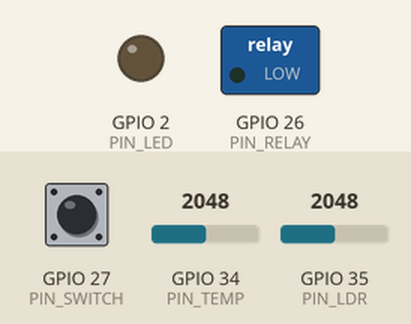
Recording of a sketch running on a simulated ESP32. Parts: switched loads named in the sketch (green lamp = pin HIGH), output pins drawn as LEDs (lit = HIGH). The inputs (shaded band) are chosen by the test bench; at power-on: GPIO 27 (PIN_SWITCH) HIGH, GPIO 34 (PIN_TEMP) = 2048, GPIO 35 (PIN_LDR) = 2048 (analog values on the 0–4095 scale). WiFi joins after 1.5 s; servers stay silent unless stated; uploads are accepted with an empty reply; what the sketch prints to the serial monitor is not drawn.

Above: at 0.1 s.
At 1.6 s:
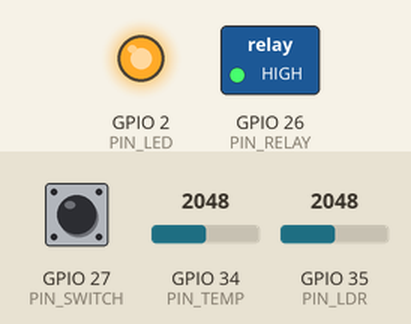
Timing chart, 0 to 3.1 s (numbered marks = the images above):
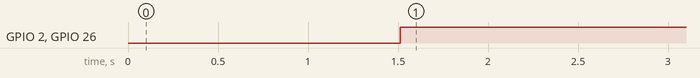

Measured:
- by itself, GPIO 2 (PIN_LED), GPIO 26 (PIN_RELAY): LOW → HIGH at 1.5 s

The sketch:

sensor_to_bits.ino
```cpp
// ESP32: sensors -> 12-bit ADC -> binary -> hysteresis -> HTTPS POST to Google Apps Script.
#include <WiFi.h>
#include <WiFiClientSecure.h>
#include <HTTPClient.h>

const char* WIFI_SSID = "YOUR_WIFI";
const char* WIFI_PASS = "YOUR_PASSWORD";
const char* WEBAPP_URL = "https://script.google.com/macros/s/XXXX/exec";
const char* TOKEN = "change-me";          // must equal SHARED_SECRET in Apps Script
const char* DEVICE = "esp32-lab-01";

// ADC1 pins only: ADC2 is unusable while Wi-Fi is active.
const int PIN_TEMP = 34, PIN_LDR = 35, PIN_SWITCH = 27, PIN_RELAY = 26, PIN_LED = 2;
const float TRIP_C = 30.0, RELEASE_C = 28.0;       // hysteresis band
const unsigned long COOLDOWN_MS = 10UL * 60UL * 1000UL;

bool alarmOn = false, everSent = false;
unsigned long lastEmail = 0;

String bits12(uint16_t v) { String s; for (int i = 11; i >= 0; i--) s += ((v >> i) & 1) ? '1' : '0'; return s; }

// 16-sample average reduces noise; the RC filter on the pin handles aliasing.
uint16_t readAdc(int pin) { uint32_t a = 0; for (int i = 0; i < 16; i++) { a += analogRead(pin); delayMicroseconds(200); } return a / 16; }

void connectWifi() {
  if (WiFi.status() == WL_CONNECTED) return;
  WiFi.begin(WIFI_SSID, WIFI_PASS);
  for (int i = 0; i < 40 && WiFi.status() != WL_CONNECTED; i++) delay(500);
}

bool postAlert(float tempC, uint16_t tAdc, uint16_t lAdc, bool sw) {
  connectWifi();
  if (WiFi.status() != WL_CONNECTED) return false;
  WiFiClientSecure client;
  client.setInsecure();   // For production, pin Google's root CA with client.setCACert().
  HTTPClient http;
  http.setFollowRedirects(HTTPC_STRICT_FOLLOW_REDIRECTS);  // Apps Script answers via redirect
  if (!http.begin(client, WEBAPP_URL)) return false;
  http.addHeader("Content-Type", "text/plain");
  String body = String("{\"device\":\"") + DEVICE + "\",\"token\":\"" + TOKEN + "\",\"temp_c\":" + String(tempC, 2) +
    ",\"temp_adc\":" + tAdc + ",\"temp_bin\":\"" + bits12(tAdc) + "\",\"light_adc\":" + lAdc +
    ",\"light_bin\":\"" + bits12(lAdc) + "\",\"switch\":" + (sw ? 1 : 0) + ",\"alarm\":true}";
  int code = http.POST(body);
  Serial.printf("POST -> %d\n", code);
  http.end();
  return code >= 200 && code < 300;
}

void setup() {
  Serial.begin(115200);
  analogReadResolution(12);                       // codes 0..4095
  analogSetPinAttenuation(PIN_TEMP, ADC_11db);
  analogSetPinAttenuation(PIN_LDR, ADC_11db);
  pinMode(PIN_SWITCH, INPUT_PULLUP);              // pressed = LOW
  pinMode(PIN_RELAY, OUTPUT); pinMode(PIN_LED, OUTPUT);
  connectWifi();
}

void loop() {
  uint16_t tAdc = readAdc(PIN_TEMP), lAdc = readAdc(PIN_LDR);
  float tempC = (tAdc * 3.3f / 4095.0f - 0.5f) / 0.01f;   // TMP36-style: 500 mV offset, 10 mV/degC
  bool sw = digitalRead(PIN_SWITCH) == LOW;

  bool next = alarmOn ? (tempC > RELEASE_C) : (tempC >= TRIP_C);
  if (next != alarmOn) {
    alarmOn = next;
    digitalWrite(PIN_RELAY, alarmOn); digitalWrite(PIN_LED, alarmOn);
    if (alarmOn && (!everSent || millis() - lastEmail >= COOLDOWN_MS)) {
      if (postAlert(tempC, tAdc, lAdc, sw)) { lastEmail = millis(); everSent = true; }
    }
  }
  Serial.printf("{\"temp_c\":%.2f,\"temp_adc\":%u,\"temp_bin\":\"%s\",\"light_adc\":%u,\"light_bin\":\"%s\",\"switch\":%d,\"alarm\":%d}\n",
                tempC, tAdc, bits12(tAdc).c_str(), lAdc, bits12(lAdc).c_str(), sw, alarmOn);
  delay(1000);
}
```
